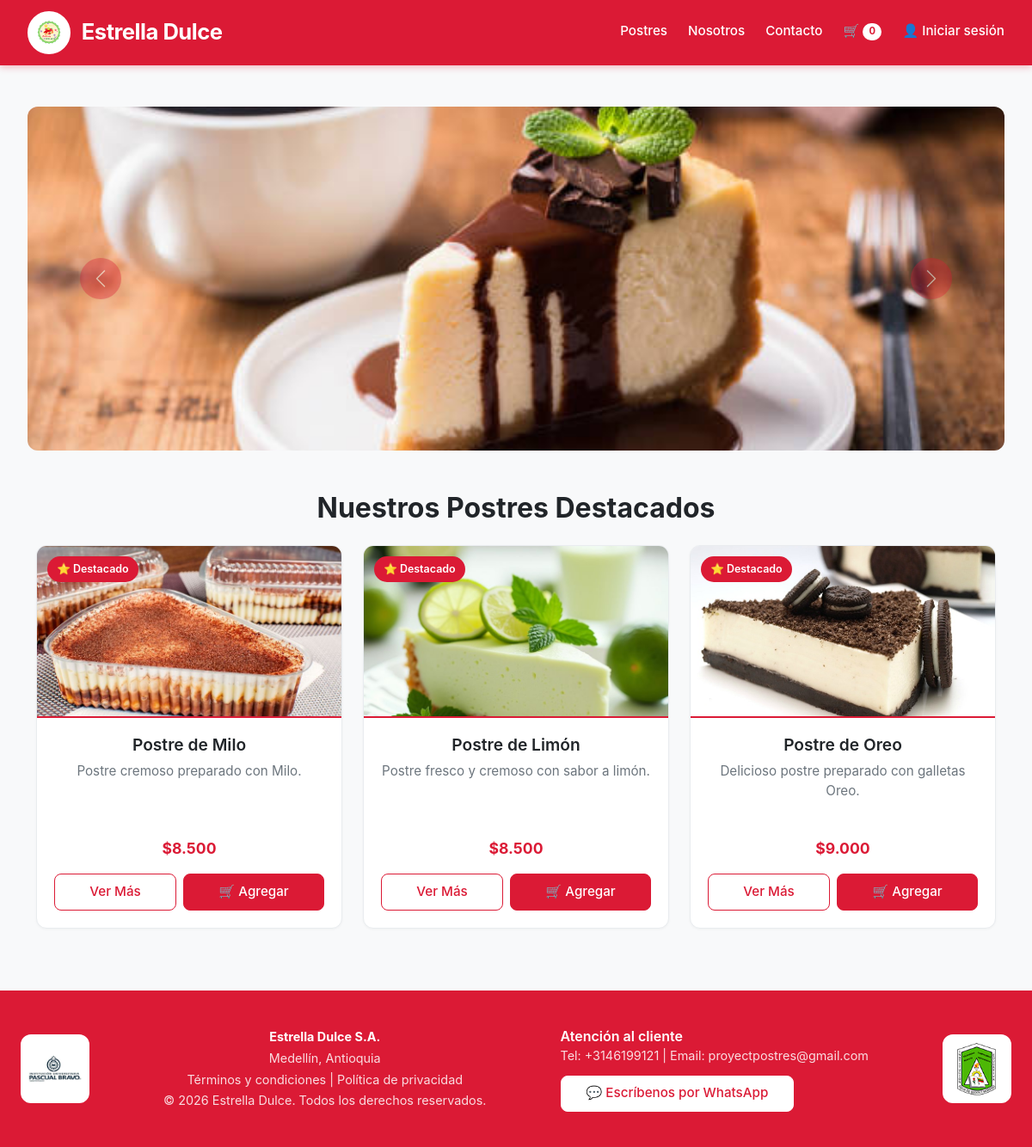
The page / on the database its author committed.
### tables this page shows
CREATE TABLE `postres` (
  `id_postre` int(11) NOT NULL,
  `id_categoria` int(11) NOT NULL,
  `nombre` varchar(150) NOT NULL,
  `descripcion` text DEFAULT NULL,
  `precio` decimal(10,2) NOT NULL DEFAULT 0.00,
  `stock` int(11) NOT NULL DEFAULT 0,
  `imagen` varchar(255) DEFAULT NULL,
  `ingredientes` text DEFAULT NULL,
  `estado` enum('DISPONIBLE','AGOTADO','INACTIVO') NOT NULL DEFAULT 'DISPONIBLE',
  `destacado` tinyint(1) NOT NULL DEFAULT 0,
  `fecha_creacion` timestamp NOT NULL DEFAULT current_timestamp(),
  `fecha_actualizacion` timestamp NOT NULL DEFAULT current_timestamp() ON UPDATE current_timestamp()
);

### index.php (the view, shortened to what this page needs)
<?php
require_once "conexion.php";
$usuarioLogueado = isset($_SESSION["id_usuario"]);
$nombreUsuario = $usuarioLogueado ? ($_SESSION["nombre"] ?? "") : "";
$apellidoUsuario = $usuarioLogueado ? ($_SESSION["apellido"] ?? "") : "";
try {
    $stmtDestacados = $conexion->prepare("SELECT p.id_postre, p.nombre, p.descripcion, p.precio, p.stock, p.imagen, p.estado, p.destacado, c.nombre AS categoria
        FROM postres p
        INNER JOIN categorias c ON p.id_categoria = c.id_categoria
        WHERE p.estado = 'DISPONIBLE' AND p.destacado = 1
        ORDER BY p.id_postre ASC LIMIT 3");
    $stmtDestacados->execute();
    $postresDestacados = $stmtDestacados->fetchAll(PDO::FETCH_ASSOC);
} catch (PDOException $e) {
    error_log($e->getMessage());
    $postresDestacados = [];
}
function precioColombia($precio) {
    return "$" . number_format((float)$precio, 0, ",", ".");
}
function escaparIndex($valor) {
    return htmlspecialchars((string)$valor, ENT_QUOTES, "UTF-8");
}
?>
<!DOCTYPE html>
<html lang="es">
<head>
<link href="https://cdn.jsdelivr.net/npm/bootstrap@5.3.0/dist/css/bootstrap.min.css" rel="stylesheet">
</head>
<body>
<header class="ed-header">
    <a href="index.php" class="ed-header__brand">
        <img src="./imagen/ChatGPT Image 5 nov 2025, 10_50_14 p.m..png"
             alt="Logo Estrella Dulce"
             class="ed-header__logo">
        <h1 class="ed-header__title">Estrella Dulce</h1>
    </a>
    <nav class="ed-nav">
        <a href="vistas/postres.php">Postres</a>
        <a href="vistas/nosotros.html">Nosotros</a>
        <a href="vistas/contacto.php">Contacto</a>
        <a href="vistas/carrito.php" class="ed-cart" aria-label="Carrito">
            🛒 <span id="cart-count" class="ed-cart-count">0</span>
        </a>
        <?php if ($usuarioLogueado): ?>
<div class="usuario-menu">
    <?php if (
        isset($_SESSION['rol']) &&
        strtoupper(trim($_SESSION['rol'])) === 'ADMINISTRADOR'
    ): ?>
        <a href="admin.php" class="btn-administracion ed-nav">
            ⚙️ Administrador
        </a>
    <?php else: ?>
        <span class="usuario-nombre">
            👤 <?= escaparIndex(trim($nombreUsuario . " " . $apellidoUsuario)) ?>
        </span>
    <?php endif; ?>
    <a href="cerrar_sesion.php" class="btn-cerrar-sesion">
        Cerrar sesión
    </a>
</div>
<?php else: ?>
<a href="vistas/iniciar_sesion.php" aria-label="Iniciar sesión">
    👤 Iniciar sesión
</a>
<?php endif; ?>
    </nav>
</header>
<main>
    <div class="page-wrap carousel-container">
        <div id="postresCarousel" class="carousel slide mb-5" data-bs-ride="carousel">
            <div class="carousel-inner">
                <div class="carousel-item active">
                    <img src="./imagen/postre_cafe.jpg"
                         class="d-block w-100"
                         alt="Postre de café">
                </div>
            </div>
            <button class="carousel-control-prev"
                    type="button"
                    data-bs-target="#postresCarousel"
                    data-bs-slide="prev">
                <span class="carousel-control-prev-icon"></span>
            </button>
            <button class="carousel-control-next"
                    type="button"
                    data-bs-target="#postresCarousel"
                    data-bs-slide="next">
                <span class="carousel-control-next-icon"></span>
            </button>
        </div>
    </div>
    <section class="container my-5">
        <h2 class="text-center mb-4"
            style="color:var(--gray-900);font-weight:700">
            Nuestros Postres Destacados
        </h2>
        <div class="row text-center align-items-stretch">
            <?php if (!empty($postresDestacados)): ?>
                <?php foreach ($postresDestacados as $postre): ?>
                    <?php
                    $idPostre = (int)$postre["id_postre"];
                    $nombrePostre = (string)$postre["nombre"];
                    $imagenPostre = !empty($postre["imagen"])
                        ? "imagen/" . $postre["imagen"]
                        : "imagen/postre_cafe.jpg";
                    $descripcionPostre = trim(
                        (string)($postre["descripcion"] ?? "")
                    );
                    ?>
                    <div class="col-12 col-md-6 col-lg-4 mb-4">
                        <div class="card card-postre">
                            <div class="imagen-postre">
                                <span class="badge-destacado">
                                    ⭐ Destacado
                                </span>
                                <a href="vistas/postres.php?id=<?= $idPostre ?>">
                                    <img
                                        src="<?= escaparIndex($imagenPostre) ?>"
                                        class="card-img-top"
                                        alt="<?= escaparIndex($nombrePostre) ?>"
                                        onerror="this.onerror=null;this.src='imagen/postre_cafe.jpg';"
                                    >
                                </a>
                            </div>
                            <div class="card-body">
                                <h5 class="card-title">
                                    <?= escaparIndex($nombrePostre) ?>
                                </h5>
                                <p class="card-text">
                                    <?= escaparIndex($descripcionPostre) ?>
                                </p>
                                <p class="fw-bold"
                                   style="color:var(--primary);font-size:1.1rem">
                                    <?= precioColombia($postre["precio"]) ?>
                                </p>
                                <div class="d-flex gap-2 mt-auto">
                                    <a href="vistas/postres.php?id=<?= $idPostre ?>"
                                       class="btn-ed btn-ed--outline-primary flex-fill">
                                        Ver Más
                                    </a>
                                    <button
                                        type="button"
                                        class="btn-ed btn-ed--primary flex-fill btn-agregar-index"
                                        data-id="<?= $idPostre ?>"
                                        data-nombre="<?= escaparIndex($nombrePostre) ?>"
                                        data-precio="<?= escaparIndex((string)$postre["precio"]) ?>"
                                        data-imagen="<?= escaparIndex($imagenPostre) ?>"
                                        aria-label="Agregar <?= escaparIndex($nombrePostre) ?> al carrito">
                                        🛒 Agregar
                                    </button>
                                </div>
                            </div>
                        </div>
                    </div>
                <?php endforeach; ?>
            <?php endif; ?>
        </div>
    </section>
</main>
<footer class="ed-footer">
    <div class="page-wrap d-flex flex-column flex-md-row align-items-center justify-content-between">
        <img src="./imagen/Logo Pascual Bravo 2.jpg"
             alt="Logo Pascual Bravo"
             class="footer-logo">
        <div class="text-center ed-footer-info my-3 my-md-0">
            <p>
                <strong style="color:#fff">Estrella Dulce S.A.</strong>
            </p>
            <p>Medellín, Antioquia</p>
            <p>
                <a href="#" class="footer-link">Términos y condiciones</a>
                |
                <a href="#" class="footer-link">Política de privacidad</a>
            </p>
            <p>
                &copy; 2026 Estrella Dulce. Todos los derechos reservados.
            </p>
        </div>
        <ul class="list-unstyled text-center text-md-start mb-0">
            <li class="mb-2">
                <span class="customer-service-title">
                    Atención al cliente
                </span>
                <br>
                <p class="mb-0"
                   style="color:rgba(255,255,255,.85);font-size:.9rem">
                    Tel: +3146199121 |
                    Email: proyectpostres@gmail.com
                </p>
            </li>
            <li style="margin-top:.75rem">
                <a href="https://api.whatsapp.com/send?phone=573146199121&amp;text=Hola,%20vengo%20de%20la%20p%C3%A1gina%20web"
                   class="btn-ed btn-ed--white"
                   target="_blank"
                   rel="noopener">
                    💬 Escríbenos por WhatsApp
                </a>
            </li>
        </ul>
        <img src="./imagen/I.E F├®lix De Bedout Moreno Escudo.png"
             alt="Logo Félix"
             class="footer-logo">
    </div>
</footer>
</body>
</html>

### index.php (style rules this page uses)
:root { --primary: #DB1A35; --primary-dark: #b8152c; --white: #fff; --gray-100: #f8f9fa; --gray-200: #e9ecef; --gray-600: #6c757d; --gray-900: #212529; }
* { margin: 0; padding: 0; box-sizing: border-box; }
body { background: var(--gray-100); font-family: Inter, -apple-system, BlinkMacSystemFont, 'Segoe UI', Roboto, sans-serif; color: var(--gray-900); }
.ed-header { background: var(--primary); padding: .8rem 2rem; display: flex; align-items: center; justify-content: space-between; flex-wrap: wrap; box-shadow: 0 2px 8px rgba(219,26,53,.3); }
.ed-header__brand { display: flex; align-items: center; gap: .8rem; text-decoration: none; }
.ed-header__logo { width: 50px; height: 50px; object-fit: contain; border-radius: 50%; background: #fff; padding: 4px; border: 2px solid #fff; }
.ed-header__title { font-size: 1.6rem; font-weight: 700; color: #fff; letter-spacing: -.5px; margin: 0; }
.ed-nav { display: flex; align-items: center; gap: 1.5rem; flex-wrap: wrap; }
.ed-nav > a { color: #fff; text-decoration: none; font-weight: 500; font-size: .95rem; transition: all .2s; padding: .3rem 0; border-bottom: 2px solid transparent; }
.ed-cart { position: relative; display: flex; align-items: center; gap: 4px; font-size: 1.2rem; color: #fff !important; }
.ed-cart-count { background: #fff; color: var(--primary); font-weight: 700; font-size: .7rem; padding: .1rem .45rem; border-radius: 20px; min-width: 20px; text-align: center; line-height: 1.5; }
.btn-ed { display: inline-block; padding: .55rem 1.8rem; font-weight: 500; border-radius: 8px; text-decoration: none; transition: all .2s; border: 1px solid transparent; cursor: pointer; text-align: center; font-size: .95rem; }
.btn-ed--primary { background: var(--primary); color: #fff; border-color: var(--primary); }
.btn-ed--outline-primary { background: transparent; color: var(--primary); border-color: var(--primary); }
.btn-ed--white { background: #fff; color: var(--primary); border-color: #fff; }
.carousel-container { max-width: 1200px; margin: 0 auto; padding: 3rem 2rem 0; }
.carousel-item img { height: 400px; object-fit: cover; border-radius: 12px; }
.carousel-control-prev-icon, .carousel-control-next-icon { background-color: rgba(219,26,53,.7); border-radius: 50%; padding: 1.5rem; background-size: 50% 50%; }
.card-postre { background: #fff; border-radius: 12px; overflow: hidden; transition: transform .2s, box-shadow .2s; height: 100%; border: 1px solid var(--gray-200) !important; box-shadow: 0 1px 3px rgba(0,0,0,.04); }
.card-postre .card-img-top { height: 200px; object-fit: cover; border-bottom: 2px solid var(--primary); }
.card-postre .card-title { color: var(--gray-900); font-weight: 600; font-size: 1.2rem; }
.card-postre .card-text { color: var(--gray-600); font-size: .95rem; line-height: 1.5; min-height: 72px; }
.card-postre .card-body { padding: 1.25rem; display: flex; flex-direction: column; }
.badge-destacado { position: absolute; top: 12px; left: 12px; background: var(--primary); color: #fff; padding: .35rem .7rem; border-radius: 20px; font-size: .78rem; font-weight: 600; z-index: 2; }
.imagen-postre { position: relative; }
.ed-footer { background: var(--primary); color: #fff; padding: 2.5rem 1.5rem; margin-top: 3rem; }
.ed-footer .page-wrap { max-width: 1200px; margin: 0 auto; display: flex; flex-wrap: wrap; align-items: center; justify-content: space-between; gap: 2rem; }
.footer-logo { width: 80px; height: 80px; object-fit: contain; background: #fff; border-radius: 12px; padding: 6px; border: 2px solid #fff; }
.ed-footer-info p { margin: .2rem 0; font-size: .9rem; color: rgba(255,255,255,.85); }
.ed-footer-info a.footer-link { color: rgba(255,255,255,.85); text-decoration: none; transition: color .2s; }
.customer-service-title { color: #fff; font-size: 1rem; font-weight: 600; }

### rows shown on the page
postres: imagen (picture), nombre "Postre de Milo", descripcion "Postre cremoso preparado con Milo.", precio "$8.500"
postres: imagen (picture), nombre "Postre de Limón", descripcion "Postre fresco y cremoso con sabor a limón.", precio "$8.500"
postres: imagen (picture), nombre "Postre de Oreo", descripcion "Delicioso postre preparado con galletas Oreo.", precio "$9.000"
